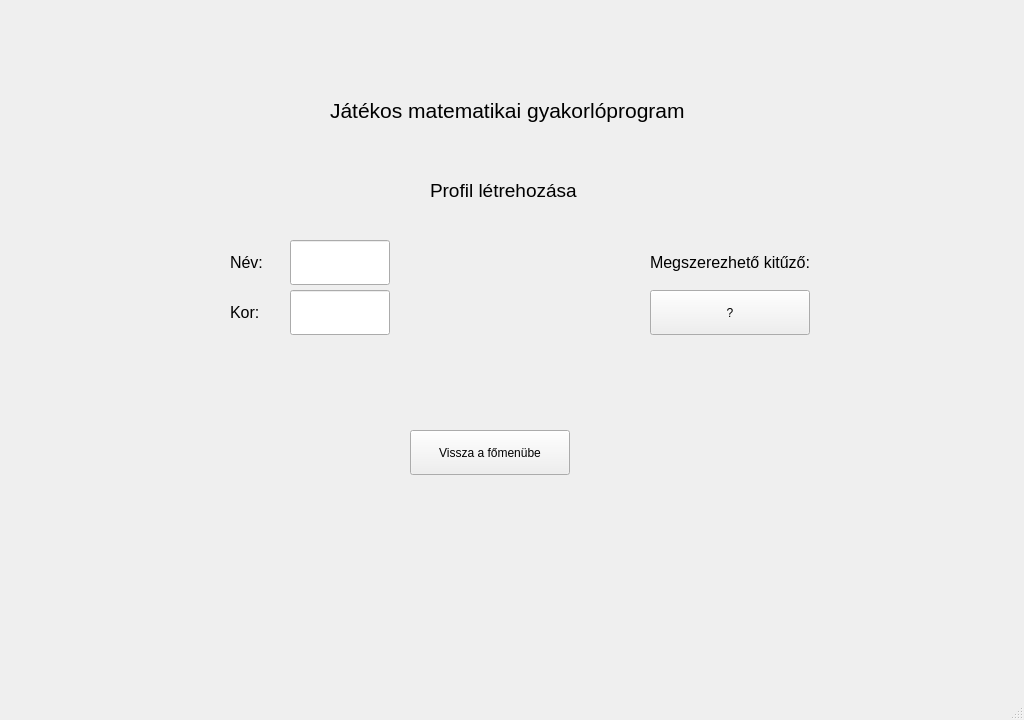
<?xml version="1.0" encoding="UTF-8"?>
<ui version="4.0">
 <class>homewin</class>
 <widget class="QMainWindow" name="homewin">
  <property name="enabled">
   <bool>true</bool>
  </property>
  <property name="geometry">
   <rect>
    <x>0</x>
    <y>0</y>
    <width>1024</width>
    <height>720</height>
   </rect>
  </property>
  <property name="sizePolicy">
   <sizepolicy hsizetype="Fixed" vsizetype="Fixed">
    <horstretch>0</horstretch>
    <verstretch>0</verstretch>
   </sizepolicy>
  </property>
  <property name="minimumSize">
   <size>
    <width>1024</width>
    <height>720</height>
   </size>
  </property>
  <property name="maximumSize">
   <size>
    <width>1024</width>
    <height>720</height>
   </size>
  </property>
  <property name="windowTitle">
   <string>Játékos matematikai gyakorlóprogram</string>
  </property>
  <widget class="QWidget" name="centralwidget">
   <widget class="QLabel" name="label_5">
    <property name="geometry">
     <rect>
      <x>0</x>
      <y>0</y>
      <width>1024</width>
      <height>720</height>
     </rect>
    </property>
    <property name="minimumSize">
     <size>
      <width>1024</width>
      <height>720</height>
     </size>
    </property>
    <property name="maximumSize">
     <size>
      <width>1024</width>
      <height>720</height>
     </size>
    </property>
    <property name="mouseTracking">
     <bool>false</bool>
    </property>
    <property name="tabletTracking">
     <bool>false</bool>
    </property>
    <property name="frameShape">
     <enum>QFrame::NoFrame</enum>
    </property>
    <property name="text">
     <string/>
    </property>
    <property name="pixmap">
     <pixmap>../képek/cartoon-beach-background-1920-x-786-n6aoizc57lrr81s0.jpg</pixmap>
    </property>
   </widget>
   <widget class="QLabel" name="label_6">
    <property name="geometry">
     <rect>
      <x>330</x>
      <y>80</y>
      <width>361</width>
      <height>61</height>
     </rect>
    </property>
    <property name="font">
     <font>
      <pointsize>16</pointsize>
     </font>
    </property>
    <property name="text">
     <string>Játékos matematikai gyakorlóprogram</string>
    </property>
   </widget>
   <widget class="QLabel" name="label_7">
    <property name="geometry">
     <rect>
      <x>430</x>
      <y>160</y>
      <width>151</width>
      <height>61</height>
     </rect>
    </property>
    <property name="font">
     <font>
      <pointsize>16</pointsize>
     </font>
    </property>
    <property name="text">
     <string>&lt;html&gt;&lt;head/&gt;&lt;body&gt;&lt;p&gt;&lt;span style=&quot; font-size:14pt;&quot;&gt;Profil létrehozása&lt;/span&gt;&lt;/p&gt;&lt;/body&gt;&lt;/html&gt;</string>
    </property>
   </widget>
   <widget class="QLabel" name="label">
    <property name="geometry">
     <rect>
      <x>110</x>
      <y>240</y>
      <width>100</width>
      <height>100</height>
     </rect>
    </property>
    <property name="text">
     <string/>
    </property>
    <property name="pixmap">
     <pixmap>../képek/default-avatar-icon-of-social-media-user-vector.jpg</pixmap>
    </property>
    <property name="scaledContents">
     <bool>true</bool>
    </property>
   </widget>
   <widget class="QLabel" name="label_2">
    <property name="geometry">
     <rect>
      <x>230</x>
      <y>240</y>
      <width>45</width>
      <height>45</height>
     </rect>
    </property>
    <property name="text">
     <string>&lt;html&gt;&lt;head/&gt;&lt;body&gt;&lt;p&gt;&lt;span style=&quot; font-size:12pt;&quot;&gt;Név:&lt;/span&gt;&lt;/p&gt;&lt;/body&gt;&lt;/html&gt;</string>
    </property>
   </widget>
   <widget class="QLabel" name="label_3">
    <property name="geometry">
     <rect>
      <x>230</x>
      <y>290</y>
      <width>45</width>
      <height>45</height>
     </rect>
    </property>
    <property name="text">
     <string>&lt;html&gt;&lt;head/&gt;&lt;body&gt;&lt;p&gt;&lt;span style=&quot; font-size:12pt;&quot;&gt;Kor:&lt;/span&gt;&lt;/p&gt;&lt;/body&gt;&lt;/html&gt;</string>
    </property>
   </widget>
   <widget class="QLineEdit" name="lineEdit">
    <property name="geometry">
     <rect>
      <x>290</x>
      <y>240</y>
      <width>100</width>
      <height>45</height>
     </rect>
    </property>
   </widget>
   <widget class="QLineEdit" name="lineEdit_2">
    <property name="geometry">
     <rect>
      <x>290</x>
      <y>290</y>
      <width>100</width>
      <height>45</height>
     </rect>
    </property>
   </widget>
   <widget class="QLabel" name="label_4">
    <property name="geometry">
     <rect>
      <x>650</x>
      <y>240</y>
      <width>160</width>
      <height>45</height>
     </rect>
    </property>
    <property name="text">
     <string>&lt;html&gt;&lt;head/&gt;&lt;body&gt;&lt;p&gt;&lt;span style=&quot; font-size:12pt;&quot;&gt;Megszerezhető kitűző:&lt;/span&gt;&lt;/p&gt;&lt;/body&gt;&lt;/html&gt;</string>
    </property>
   </widget>
   <widget class="QLabel" name="label_8">
    <property name="geometry">
     <rect>
      <x>830</x>
      <y>240</y>
      <width>100</width>
      <height>100</height>
     </rect>
    </property>
    <property name="text">
     <string/>
    </property>
    <property name="pixmap">
     <pixmap>../képek/kitűző.png</pixmap>
    </property>
    <property name="scaledContents">
     <bool>true</bool>
    </property>
   </widget>
   <widget class="QPushButton" name="kituzobutton">
    <property name="geometry">
     <rect>
      <x>650</x>
      <y>290</y>
      <width>160</width>
      <height>45</height>
     </rect>
    </property>
    <property name="text">
     <string>?</string>
    </property>
   </widget>
   <widget class="QPushButton" name="visszabutton">
    <property name="geometry">
     <rect>
      <x>410</x>
      <y>430</y>
      <width>160</width>
      <height>45</height>
     </rect>
    </property>
    <property name="text">
     <string>Vissza a főmenübe</string>
    </property>
    <property name="icon">
     <iconset>
      <normaloff>../képek/visszanyil.png</normaloff>../képek/visszanyil.png</iconset>
    </property>
    <property name="iconSize">
     <size>
      <width>25</width>
      <height>25</height>
     </size>
    </property>
    <property name="checkable">
     <bool>false</bool>
    </property>
    <property name="autoDefault">
     <bool>false</bool>
    </property>
    <property name="default">
     <bool>false</bool>
    </property>
    <property name="flat">
     <bool>false</bool>
    </property>
   </widget>
  </widget>
  <widget class="QMenuBar" name="menubar">
   <property name="geometry">
    <rect>
     <x>0</x>
     <y>0</y>
     <width>1024</width>
     <height>21</height>
    </rect>
   </property>
  </widget>
  <widget class="QStatusBar" name="statusbar"/>
 </widget>
 <resources/>
 <connections/>
</ui>
